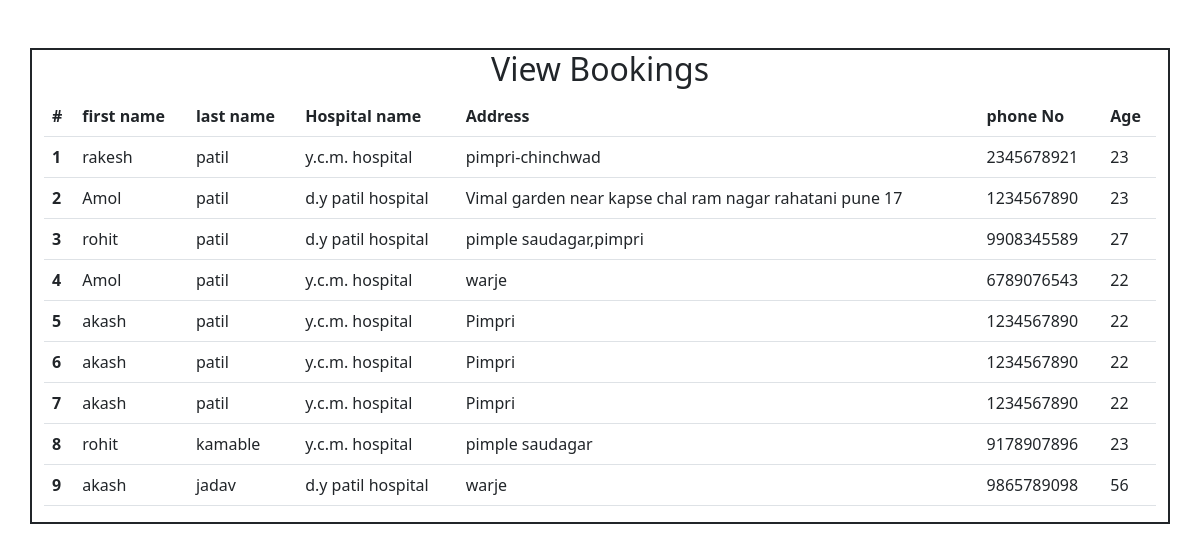
/views_booking_detailes/, run on the app's committed database.
### enroll/models.py (models this page shows)
class Bookambulance(models.Model):
    boolChoice = (
        ("1","Male"),("2","Female")
        )
    SEMESTER_CHOICES = (
        ("1", "Basic Ambulance"),
        ("2", "Advance Ambulance"),
        ("3", "Mortuary Ambulance"),
        ("4", "Patient Transport Vehicle"),
        ("5", "Air Ambulance"),
        )
    fname=models.CharField(max_length=90)
    lname=models.CharField(max_length=90)
    hname=models.CharField(max_length=90,null='True')
    address=models.CharField(max_length=350)
    uphone=models.CharField(max_length=100)
    tambulance = models.CharField(max_length = 20,choices = SEMESTER_CHOICES,default = '0')
    age=models.CharField(max_length=3)
    gender = models.CharField(max_length = 1,choices=boolChoice,default = '0')

### enroll/views.py (the view)
# urls.py: path('views_booking_detailes/',views.views_booking_detailes,name='views_booking_detailes'),
def views_booking_detailes(request):
    form = Bookambulance.objects.all()
    return render (request, 'views_booking_detailes.html', {'forms': form})

### enroll/templates/views_booking_detailes.html (shortened to what this page needs)
{% load static %}
<!DOCTYPE html>
<html lang="en">
<head>
    <link href="{% static 'css/bootstrap.css' %}" rel="stylesheet">
    <link href="{% static 'css/style9.css' %}" rel="stylesheet">
</head>
<body>
    <div class="container my-5" style="border: 2px solid;">
        <h2 style="text-align:center;"> View Bookings</h2>
    <table class="table table-hover ">
        <thead>
          <tr>
            <th scope="col">#</th>
            <th scope="col">first name</th>
            <th scope="col">last name</th>
            <th scope="col">Hospital name</th>
            <th scope="col">Address</th>
            <th scope="col">phone No</th>
            <th scope="col">Age</th>
        </thead>
        <tbody>
          {% for fm in forms  %}
            <th scope="row">{{forloop.counter}}</th>
            <td colspan="">{{fm.fname}}</td>
            <td colspan="">{{fm.lname}}</td>
            <td colspan="">{{fm.hname}}</td>
            <td colspan="">{{fm.address}}</td>
            <td colspan="">{{fm.uphone}}</td>
            <td colspan="">{{fm.age}}</td>
          {% endfor %}
        </tbody>
      </table>
    </div>
</body>
</html>

### data on the page
Bookambulance: fname "rakesh", lname "patil", hname "y.c.m. hospital", address "pimpri-chinchwad", uphone "2345678921", age "23"
Bookambulance: fname "Amol", lname "patil", hname "d.y patil hospital", address "Vimal garden near kapse chal ram nagar rahatani pune 17", uphone "1234567890", age "23"
Bookambulance: fname "rohit", lname "patil", hname "d.y patil hospital", address "pimple saudagar,pimpri", uphone "9908345589", age "27"
Bookambulance: fname "Amol", lname "patil", hname "y.c.m. hospital", address "warje", uphone "6789076543", age "22"
Bookambulance: fname "akash", lname "patil", hname "y.c.m. hospital", address "Pimpri", uphone "1234567890", age "22"
Bookambulance: fname "akash", lname "patil", hname "y.c.m. hospital", address "Pimpri", uphone "1234567890", age "22"
Bookambulance: fname "akash", lname "patil", hname "y.c.m. hospital", address "Pimpri", uphone "1234567890", age "22"
Bookambulance: fname "rohit", lname "kamable", hname "y.c.m. hospital", address "pimple saudagar", uphone "9178907896", age "23"
Bookambulance: fname "akash", lname "jadav", hname "d.y patil hospital", address "warje", uphone "9865789098", age "56"
